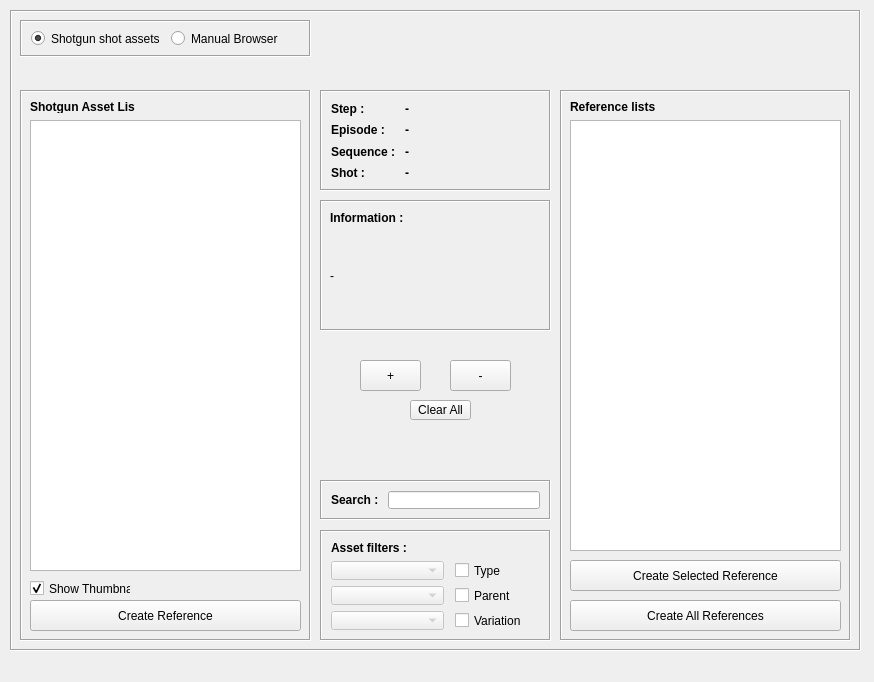
<?xml version="1.0" encoding="UTF-8"?>
<ui version="4.0">
 <class>loaderWindow</class>
 <widget class="QMainWindow" name="loaderWindow">
  <property name="geometry">
   <rect>
    <x>0</x>
    <y>0</y>
    <width>874</width>
    <height>682</height>
   </rect>
  </property>
  <property name="windowTitle">
   <string>Arx Anim Loader v.1.0</string>
  </property>
  <widget class="QWidget" name="centralwidget">
   <widget class="QFrame" name="frame">
    <property name="geometry">
     <rect>
      <x>10</x>
      <y>10</y>
      <width>851</width>
      <height>641</height>
     </rect>
    </property>
    <property name="frameShape">
     <enum>QFrame::Box</enum>
    </property>
    <property name="frameShadow">
     <enum>QFrame::Sunken</enum>
    </property>
    <widget class="QFrame" name="projectInfo_frame">
     <property name="geometry">
      <rect>
       <x>310</x>
       <y>80</y>
       <width>231</width>
       <height>101</height>
      </rect>
     </property>
     <property name="frameShape">
      <enum>QFrame::Box</enum>
     </property>
     <property name="frameShadow">
      <enum>QFrame::Sunken</enum>
     </property>
     <layout class="QGridLayout" name="gridLayout" columnstretch="1,2">
      <item row="2" column="0">
       <widget class="QLabel" name="label_3">
        <property name="font">
         <font>
          <weight>75</weight>
          <bold>true</bold>
         </font>
        </property>
        <property name="text">
         <string>Sequence : </string>
        </property>
       </widget>
      </item>
      <item row="3" column="1">
       <widget class="QLabel" name="shot_label">
        <property name="font">
         <font>
          <weight>75</weight>
          <bold>true</bold>
         </font>
        </property>
        <property name="text">
         <string>-</string>
        </property>
       </widget>
      </item>
      <item row="3" column="0">
       <widget class="QLabel" name="label_5">
        <property name="font">
         <font>
          <weight>75</weight>
          <bold>true</bold>
         </font>
        </property>
        <property name="text">
         <string>Shot : </string>
        </property>
       </widget>
      </item>
      <item row="1" column="1">
       <widget class="QLabel" name="episode_label">
        <property name="font">
         <font>
          <weight>75</weight>
          <bold>true</bold>
         </font>
        </property>
        <property name="text">
         <string>-</string>
        </property>
       </widget>
      </item>
      <item row="1" column="0">
       <widget class="QLabel" name="label">
        <property name="font">
         <font>
          <weight>75</weight>
          <bold>true</bold>
         </font>
        </property>
        <property name="text">
         <string>Episode : </string>
        </property>
       </widget>
      </item>
      <item row="2" column="1">
       <widget class="QLabel" name="sequence_label">
        <property name="font">
         <font>
          <weight>75</weight>
          <bold>true</bold>
         </font>
        </property>
        <property name="text">
         <string>-</string>
        </property>
       </widget>
      </item>
      <item row="0" column="0">
       <widget class="QLabel" name="label_2">
        <property name="font">
         <font>
          <weight>75</weight>
          <bold>true</bold>
         </font>
        </property>
        <property name="text">
         <string>Step : </string>
        </property>
       </widget>
      </item>
      <item row="0" column="1">
       <widget class="QLabel" name="step_label">
        <property name="font">
         <font>
          <weight>75</weight>
          <bold>true</bold>
         </font>
        </property>
        <property name="text">
         <string>-</string>
        </property>
       </widget>
      </item>
     </layout>
    </widget>
    <widget class="QFrame" name="frame_3">
     <property name="geometry">
      <rect>
       <x>10</x>
       <y>10</y>
       <width>291</width>
       <height>37</height>
      </rect>
     </property>
     <property name="frameShape">
      <enum>QFrame::Box</enum>
     </property>
     <property name="frameShadow">
      <enum>QFrame::Sunken</enum>
     </property>
     <layout class="QHBoxLayout" name="horizontalLayout">
      <item>
       <widget class="QRadioButton" name="shotgun_radioButton">
        <property name="text">
         <string>Shotgun shot assets</string>
        </property>
        <property name="checked">
         <bool>true</bool>
        </property>
       </widget>
      </item>
      <item>
       <widget class="QRadioButton" name="manualBrowser_radioButton">
        <property name="text">
         <string>Manual Browser</string>
        </property>
       </widget>
      </item>
     </layout>
    </widget>
    <widget class="QFrame" name="filter_frame">
     <property name="geometry">
      <rect>
       <x>310</x>
       <y>520</y>
       <width>231</width>
       <height>111</height>
      </rect>
     </property>
     <property name="frameShape">
      <enum>QFrame::Box</enum>
     </property>
     <property name="frameShadow">
      <enum>QFrame::Sunken</enum>
     </property>
     <layout class="QGridLayout" name="gridLayout_2" columnstretch="4,3">
      <property name="horizontalSpacing">
       <number>11</number>
      </property>
      <item row="2" column="0">
       <widget class="QComboBox" name="parent_comboBox">
        <property name="enabled">
         <bool>false</bool>
        </property>
       </widget>
      </item>
      <item row="3" column="1">
       <widget class="QCheckBox" name="variation_checkBox">
        <property name="text">
         <string>Variation</string>
        </property>
       </widget>
      </item>
      <item row="3" column="0">
       <widget class="QComboBox" name="variation_comboBox">
        <property name="enabled">
         <bool>false</bool>
        </property>
       </widget>
      </item>
      <item row="1" column="1">
       <widget class="QCheckBox" name="type_checkBox">
        <property name="text">
         <string>Type</string>
        </property>
       </widget>
      </item>
      <item row="1" column="0">
       <widget class="QComboBox" name="type_comboBox">
        <property name="enabled">
         <bool>false</bool>
        </property>
       </widget>
      </item>
      <item row="2" column="1">
       <widget class="QCheckBox" name="parent_checkBox">
        <property name="text">
         <string>Parent</string>
        </property>
       </widget>
      </item>
      <item row="0" column="0">
       <widget class="QLabel" name="label_9">
        <property name="font">
         <font>
          <weight>75</weight>
          <bold>true</bold>
         </font>
        </property>
        <property name="text">
         <string>Asset filters : </string>
        </property>
       </widget>
      </item>
     </layout>
    </widget>
    <widget class="QFrame" name="search_frame">
     <property name="geometry">
      <rect>
       <x>310</x>
       <y>470</y>
       <width>231</width>
       <height>40</height>
      </rect>
     </property>
     <property name="frameShape">
      <enum>QFrame::Box</enum>
     </property>
     <property name="frameShadow">
      <enum>QFrame::Sunken</enum>
     </property>
     <layout class="QHBoxLayout" name="horizontalLayout_2">
      <item>
       <widget class="QLabel" name="label_7">
        <property name="font">
         <font>
          <weight>75</weight>
          <bold>true</bold>
         </font>
        </property>
        <property name="text">
         <string>Search : </string>
        </property>
       </widget>
      </item>
      <item>
       <widget class="QLineEdit" name="search_lineEdit"/>
      </item>
     </layout>
    </widget>
    <widget class="QPushButton" name="add_pushButton">
     <property name="geometry">
      <rect>
       <x>350</x>
       <y>350</y>
       <width>61</width>
       <height>31</height>
      </rect>
     </property>
     <property name="text">
      <string>+</string>
     </property>
    </widget>
    <widget class="QPushButton" name="remove_pushButton">
     <property name="geometry">
      <rect>
       <x>440</x>
       <y>350</y>
       <width>61</width>
       <height>31</height>
      </rect>
     </property>
     <property name="text">
      <string>-</string>
     </property>
    </widget>
    <widget class="QFrame" name="inforamtion_frame">
     <property name="geometry">
      <rect>
       <x>310</x>
       <y>190</y>
       <width>231</width>
       <height>131</height>
      </rect>
     </property>
     <property name="frameShape">
      <enum>QFrame::Box</enum>
     </property>
     <property name="frameShadow">
      <enum>QFrame::Sunken</enum>
     </property>
     <widget class="QLabel" name="label_15">
      <property name="geometry">
       <rect>
        <x>10</x>
        <y>10</y>
        <width>91</width>
        <height>16</height>
       </rect>
      </property>
      <property name="font">
       <font>
        <weight>75</weight>
        <bold>true</bold>
       </font>
      </property>
      <property name="text">
       <string>Information : </string>
      </property>
     </widget>
     <widget class="QLabel" name="information_label">
      <property name="geometry">
       <rect>
        <x>10</x>
        <y>30</y>
        <width>211</width>
        <height>91</height>
       </rect>
      </property>
      <property name="font">
       <font>
        <pointsize>9</pointsize>
        <weight>50</weight>
        <bold>false</bold>
       </font>
      </property>
      <property name="text">
       <string>-</string>
      </property>
     </widget>
    </widget>
    <widget class="QPushButton" name="clear_pushButton">
     <property name="geometry">
      <rect>
       <x>400</x>
       <y>390</y>
       <width>61</width>
       <height>20</height>
      </rect>
     </property>
     <property name="text">
      <string>Clear All</string>
     </property>
    </widget>
    <widget class="QFrame" name="frame_2">
     <property name="geometry">
      <rect>
       <x>10</x>
       <y>80</y>
       <width>291</width>
       <height>551</height>
      </rect>
     </property>
     <property name="frameShape">
      <enum>QFrame::Box</enum>
     </property>
     <property name="frameShadow">
      <enum>QFrame::Sunken</enum>
     </property>
     <widget class="QLabel" name="main_label">
      <property name="geometry">
       <rect>
        <x>10</x>
        <y>10</y>
        <width>105</width>
        <height>13</height>
       </rect>
      </property>
      <property name="font">
       <font>
        <weight>75</weight>
        <bold>true</bold>
       </font>
      </property>
      <property name="text">
       <string>Shotgun Asset List</string>
      </property>
     </widget>
     <widget class="QListWidget" name="main_listWidget">
      <property name="geometry">
       <rect>
        <x>10</x>
        <y>30</y>
        <width>271</width>
        <height>451</height>
       </rect>
      </property>
      <property name="font">
       <font>
        <pointsize>9</pointsize>
        <weight>75</weight>
        <bold>true</bold>
       </font>
      </property>
      <property name="contextMenuPolicy">
       <enum>Qt::CustomContextMenu</enum>
      </property>
      <property name="selectionMode">
       <enum>QAbstractItemView::ExtendedSelection</enum>
      </property>
      <property name="sortingEnabled">
       <bool>false</bool>
      </property>
     </widget>
     <widget class="QPushButton" name="createReference_pushButton">
      <property name="geometry">
       <rect>
        <x>10</x>
        <y>510</y>
        <width>271</width>
        <height>31</height>
       </rect>
      </property>
      <property name="text">
       <string>Create Reference</string>
      </property>
     </widget>
     <widget class="QCheckBox" name="thumbnail_checkBox">
      <property name="geometry">
       <rect>
        <x>10</x>
        <y>490</y>
        <width>101</width>
        <height>17</height>
       </rect>
      </property>
      <property name="text">
       <string>Show Thumbnail</string>
      </property>
      <property name="checked">
       <bool>true</bool>
      </property>
     </widget>
     <zorder>main_label</zorder>
     <zorder>main_listWidget</zorder>
     <zorder>createReference_pushButton</zorder>
     <zorder>thumbnail_checkBox</zorder>
     <zorder>thumbnail_checkBox</zorder>
    </widget>
    <widget class="QFrame" name="list_frame">
     <property name="geometry">
      <rect>
       <x>550</x>
       <y>80</y>
       <width>291</width>
       <height>551</height>
      </rect>
     </property>
     <property name="frameShape">
      <enum>QFrame::Box</enum>
     </property>
     <property name="frameShadow">
      <enum>QFrame::Sunken</enum>
     </property>
     <widget class="QPushButton" name="createAllReference_pushButton">
      <property name="geometry">
       <rect>
        <x>10</x>
        <y>510</y>
        <width>271</width>
        <height>31</height>
       </rect>
      </property>
      <property name="text">
       <string>Create All References</string>
      </property>
     </widget>
     <widget class="QListWidget" name="list_listWidget">
      <property name="geometry">
       <rect>
        <x>10</x>
        <y>30</y>
        <width>271</width>
        <height>431</height>
       </rect>
      </property>
     </widget>
     <widget class="QPushButton" name="createSelectedReference_pushButton">
      <property name="geometry">
       <rect>
        <x>10</x>
        <y>470</y>
        <width>271</width>
        <height>31</height>
       </rect>
      </property>
      <property name="text">
       <string>Create Selected Reference</string>
      </property>
     </widget>
     <widget class="QLabel" name="referenceList_label">
      <property name="geometry">
       <rect>
        <x>10</x>
        <y>10</y>
        <width>105</width>
        <height>13</height>
       </rect>
      </property>
      <property name="font">
       <font>
        <weight>75</weight>
        <bold>true</bold>
       </font>
      </property>
      <property name="text">
       <string>Reference lists</string>
      </property>
     </widget>
    </widget>
    <widget class="QLabel" name="logo_label">
     <property name="geometry">
      <rect>
       <x>320</x>
       <y>10</y>
       <width>221</width>
       <height>61</height>
      </rect>
     </property>
     <property name="font">
      <font>
       <weight>75</weight>
       <bold>true</bold>
      </font>
     </property>
     <property name="text">
      <string/>
     </property>
    </widget>
    <zorder>projectInfo_frame</zorder>
    <zorder>frame_3</zorder>
    <zorder>filter_frame</zorder>
    <zorder>search_frame</zorder>
    <zorder>add_pushButton</zorder>
    <zorder>remove_pushButton</zorder>
    <zorder>inforamtion_frame</zorder>
    <zorder>clear_pushButton</zorder>
    <zorder>frame_2</zorder>
    <zorder>frame_2</zorder>
    <zorder>list_frame</zorder>
    <zorder>logo_label</zorder>
   </widget>
  </widget>
  <widget class="QMenuBar" name="menubar">
   <property name="geometry">
    <rect>
     <x>0</x>
     <y>0</y>
     <width>874</width>
     <height>21</height>
    </rect>
   </property>
  </widget>
 </widget>
 <resources/>
 <connections>
  <connection>
   <sender>type_checkBox</sender>
   <signal>toggled(bool)</signal>
   <receiver>type_comboBox</receiver>
   <slot>setEnabled(bool)</slot>
   <hints>
    <hint type="sourcelabel">
     <x>470</x>
     <y>550</y>
    </hint>
    <hint type="destinationlabel">
     <x>414</x>
     <y>550</y>
    </hint>
   </hints>
  </connection>
  <connection>
   <sender>parent_checkBox</sender>
   <signal>toggled(bool)</signal>
   <receiver>parent_comboBox</receiver>
   <slot>setEnabled(bool)</slot>
   <hints>
    <hint type="sourcelabel">
     <x>466</x>
     <y>579</y>
    </hint>
    <hint type="destinationlabel">
     <x>417</x>
     <y>573</y>
    </hint>
   </hints>
  </connection>
  <connection>
   <sender>variation_checkBox</sender>
   <signal>toggled(bool)</signal>
   <receiver>variation_comboBox</receiver>
   <slot>setEnabled(bool)</slot>
   <hints>
    <hint type="sourcelabel">
     <x>468</x>
     <y>604</y>
    </hint>
    <hint type="destinationlabel">
     <x>432</x>
     <y>598</y>
    </hint>
   </hints>
  </connection>
 </connections>
</ui>
